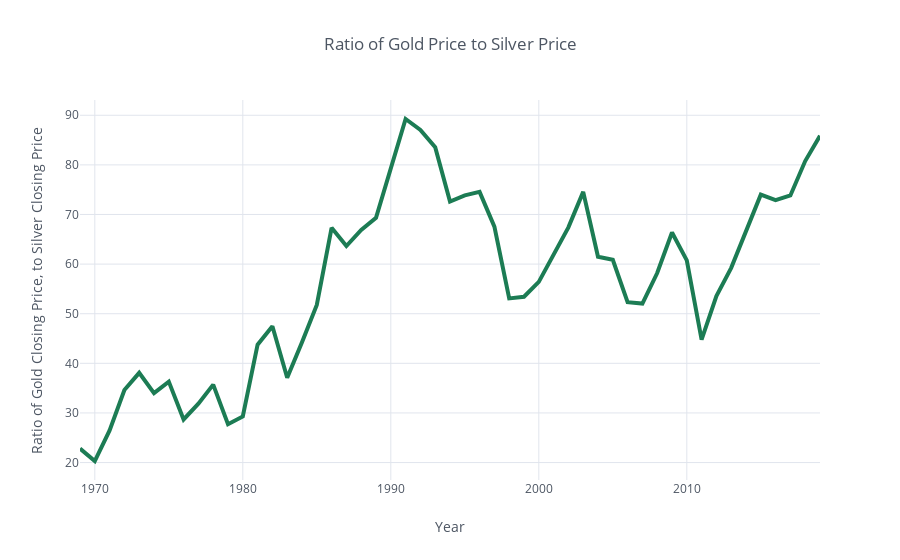

The notebook cell saved with this chart:
### Code cell
ratio_gold_to_silver = precious_metals_avg_cls
ratio_gold_to_silver['Ratio of Gold to Silver'] = precious_metals_avg_cls['Average Closing, Gold'] \
/ precious_metals_avg_cls['Average Closing, Silver']

precious_metals_avg_cls[['Ratio of Gold to Silver']]\
.iplot(kind='line', xTitle='Year', color='#1C7C54',
                  yTitle='Ratio of Gold Closing Price, to Silver Closing Price', 
       title='Ratio of Gold Price to Silver Price', width=4)

### Figure 1 — Plotly figure (JSON) as saved in the notebook; plotly's stock layout.template omitted (floating-point values rounded to 4 significant figures)
{"data": [{"line": {"color": "rgba(28, 124, 84, 1.0)", "dash": "solid", "shape": "linear", "width": 4}, "mode": "lines", "name": "Ratio of Gold to Silver", "text": "", "type": "scatter", "uid": "ecf24c9e-3905-48b6-ab34-f3fa14f2f124", "x": [2019, 2018, 2017, 2016, 2015, 2014, 2013, 2012, 2011, 2010, 2009, 2008, 2007, 2006, 2005, 2004, 2003, 2002, 2001, 2000, 1999, 1998, 1997, 1996, 1995, 1994, 1993, 1992, 1991, 1990, 1989, 1988, 1987, 1986, 1985, 1984, 1983, 1982, 1981, 1980, 1979, 1978, 1977, 1976, 1975, 1974, 1973, 1972, 1971, 1970, 1969], "y": [85.86, 80.77, 73.84, 72.91, 74.0, 66.39, 59.25, 53.57, 44.79, 60.76, 66.37, 58.2, 52.05, 52.32, 60.87, 61.49, 74.56, 67.41, 62.06, 56.42, 53.42, 53.09, 67.55, 74.56, 73.86, 72.62, 83.54, 87.06, 89.25, 79.45, 69.32, 66.89, 63.65, 67.31, 51.78, 44.25, 37.1, 47.49, 43.77, 29.3, 27.73, 35.71, 31.86, 28.69, 36.31, 34.0, 38.09, 34.62, 26.49, 20.32, 22.83]}], "layout": {"legend": {"bgcolor": "#FFFFFF", "font": {"color": "#4D5663"}}, "paper_bgcolor": "#FFFFFF", "plot_bgcolor": "#FFFFFF", "title": "Ratio of Gold Price to Silver Price", "titlefont": {"color": "#4D5663"}, "xaxis": {"gridcolor": "#E1E5ED", "showgrid": true, "tickfont": {"color": "#4D5663"}, "title": "Year", "titlefont": {"color": "#4D5663"}, "zerolinecolor": "#E1E5ED"}, "yaxis": {"gridcolor": "#E1E5ED", "showgrid": true, "tickfont": {"color": "#4D5663"}, "title": "Ratio of Gold Closing Price, to Silver Closing Price", "titlefont": {"color": "#4D5663"}, "zerolinecolor": "#E1E5ED"}}}
